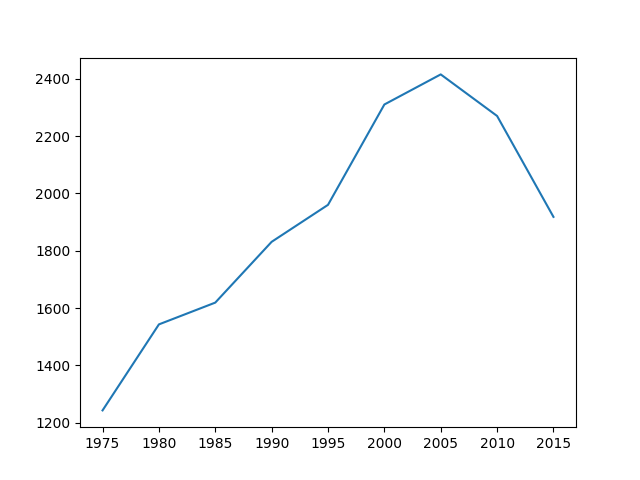

Recreate this plot in Python.
import matplotlib.pyplot as plt

years_x = [1975, 1980, 1985, 1990, 1995, 2000, 2005, 2010, 2015]
total_y = [1243, 1543, 1619, 1831, 1960, 2310, 2415, 2270, 1918]

plt.plot(years_x, total_y)
plt.savefig('carbon.png')
plt.show() # Will open a graph window.
